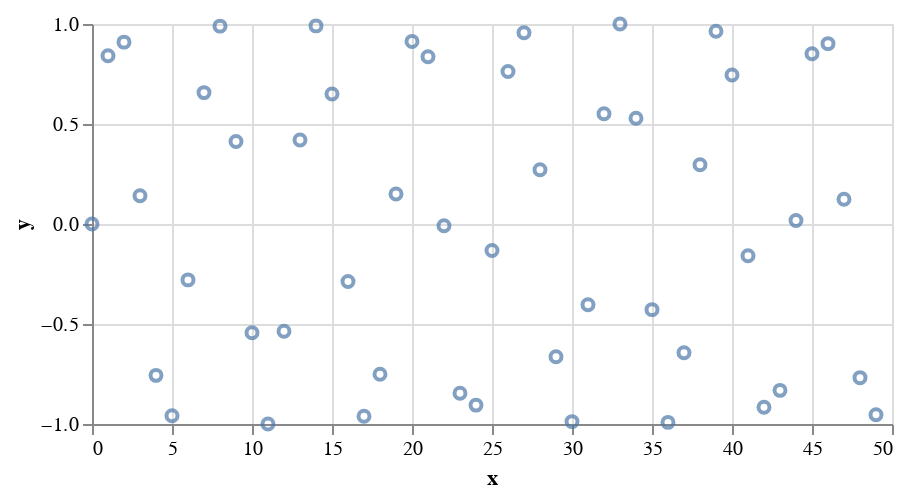

Write the Vega-Lite specification saved for this chart.
### Vega-Lite specification from a JSON file in a GitHub repository (floating-point values rounded to 4 significant figures)
{"data": {"sequence": {"start": 0, "stop": 50, "as": "x"}}, "transform": [{"calculate": "sin(datum.x)", "as": "y"}], "mark": "point", "encoding": {"x": {"field": "x", "type": "quantitative"}, "y": {"field": "y", "type": "quantitative"}}, "width": 400, "height": 200}
